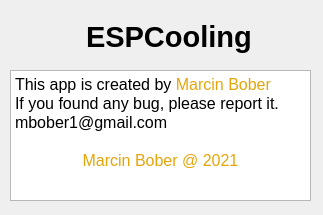
<?xml version="1.0" encoding="UTF-8"?>
<ui version="4.0">
 <class>AboutDialog</class>
 <widget class="QDialog" name="AboutDialog">
  <property name="geometry">
   <rect>
    <x>0</x>
    <y>0</y>
    <width>323</width>
    <height>215</height>
   </rect>
  </property>
  <property name="palette">
   <palette>
    <active>
     <colorrole role="Highlight">
      <brush brushstyle="SolidPattern">
       <color alpha="255">
        <red>229</red>
        <green>165</green>
        <blue>10</blue>
       </color>
      </brush>
     </colorrole>
     <colorrole role="Link">
      <brush brushstyle="SolidPattern">
       <color alpha="255">
        <red>248</red>
        <green>228</green>
        <blue>92</blue>
       </color>
      </brush>
     </colorrole>
    </active>
    <inactive>
     <colorrole role="Highlight">
      <brush brushstyle="SolidPattern">
       <color alpha="255">
        <red>246</red>
        <green>211</green>
        <blue>45</blue>
       </color>
      </brush>
     </colorrole>
     <colorrole role="Link">
      <brush brushstyle="SolidPattern">
       <color alpha="255">
        <red>248</red>
        <green>228</green>
        <blue>92</blue>
       </color>
      </brush>
     </colorrole>
    </inactive>
    <disabled>
     <colorrole role="Highlight">
      <brush brushstyle="SolidPattern">
       <color alpha="255">
        <red>249</red>
        <green>240</green>
        <blue>107</blue>
       </color>
      </brush>
     </colorrole>
     <colorrole role="Link">
      <brush brushstyle="SolidPattern">
       <color alpha="255">
        <red>248</red>
        <green>228</green>
        <blue>92</blue>
       </color>
      </brush>
     </colorrole>
    </disabled>
   </palette>
  </property>
  <property name="windowTitle">
   <string>About this app</string>
  </property>
  <property name="windowIcon">
   <iconset resource="../resources/resources.qrc">
    <normaloff>:/icon/icons/fan.png</normaloff>:/icon/icons/fan.png</iconset>
  </property>
  <property name="windowOpacity">
   <double>0.950000000000000</double>
  </property>
  <widget class="QTextBrowser" name="textBrowser">
   <property name="geometry">
    <rect>
     <x>10</x>
     <y>70</y>
     <width>301</width>
     <height>131</height>
    </rect>
   </property>
   <property name="html">
    <string>&lt;!DOCTYPE HTML PUBLIC &quot;-//W3C//DTD HTML 4.0//EN&quot; &quot;http://www.w3.org/TR/REC-html40/strict.dtd&quot;&gt;
&lt;html&gt;&lt;head&gt;&lt;meta name=&quot;qrichtext&quot; content=&quot;1&quot; /&gt;&lt;style type=&quot;text/css&quot;&gt;
p, li { white-space: pre-wrap; }
&lt;/style&gt;&lt;/head&gt;&lt;body style=&quot; font-family:'Noto Sans'; font-size:12pt; font-weight:400; font-style:normal;&quot;&gt;
&lt;p style=&quot; margin-top:0px; margin-bottom:0px; margin-left:0px; margin-right:0px; -qt-block-indent:0; text-indent:0px;&quot;&gt;&lt;span style=&quot; color:#000000;&quot;&gt;This app is created by &lt;/span&gt;&lt;span style=&quot; color:#e5a50a;&quot;&gt;Marcin Bober&lt;/span&gt;&lt;span style=&quot; color:#ffffff;&quot;&gt;.&lt;/span&gt;&lt;/p&gt;
&lt;p style=&quot; margin-top:0px; margin-bottom:0px; margin-left:0px; margin-right:0px; -qt-block-indent:0; text-indent:0px;&quot;&gt;&lt;span style=&quot; color:#000000;&quot;&gt;If you found any bug, please report it.&lt;/span&gt;&lt;/p&gt;
&lt;p style=&quot; margin-top:0px; margin-bottom:0px; margin-left:0px; margin-right:0px; -qt-block-indent:0; text-indent:0px;&quot;&gt;&lt;span style=&quot; color:#000000;&quot;&gt;mbober1@gmail.com&lt;/span&gt;&lt;/p&gt;
&lt;p style=&quot;-qt-paragraph-type:empty; margin-top:0px; margin-bottom:0px; margin-left:0px; margin-right:0px; -qt-block-indent:0; text-indent:0px; color:#000000;&quot;&gt;&lt;br /&gt;&lt;/p&gt;
&lt;p align=&quot;center&quot; style=&quot; margin-top:0px; margin-bottom:0px; margin-left:0px; margin-right:0px; -qt-block-indent:0; text-indent:0px;&quot;&gt;&lt;span style=&quot; color:#e5a50a;&quot;&gt;Marcin Bober @ 2021&lt;/span&gt;&lt;/p&gt;&lt;/body&gt;&lt;/html&gt;</string>
   </property>
  </widget>
  <widget class="QLabel" name="label">
   <property name="geometry">
    <rect>
     <x>30</x>
     <y>10</y>
     <width>51</width>
     <height>51</height>
    </rect>
   </property>
   <property name="text">
    <string/>
   </property>
   <property name="pixmap">
    <pixmap resource="../resources/resources.qrc">:/icon/icons/fan.png</pixmap>
   </property>
  </widget>
  <widget class="QLabel" name="label_2">
   <property name="geometry">
    <rect>
     <x>86</x>
     <y>11</y>
     <width>221</width>
     <height>51</height>
    </rect>
   </property>
   <property name="font">
    <font>
     <pointsize>22</pointsize>
     <weight>75</weight>
     <bold>true</bold>
    </font>
   </property>
   <property name="text">
    <string>ESPCooling</string>
   </property>
  </widget>
 </widget>
 <resources>
  <include location="../resources/resources.qrc"/>
 </resources>
 <connections/>
</ui>
